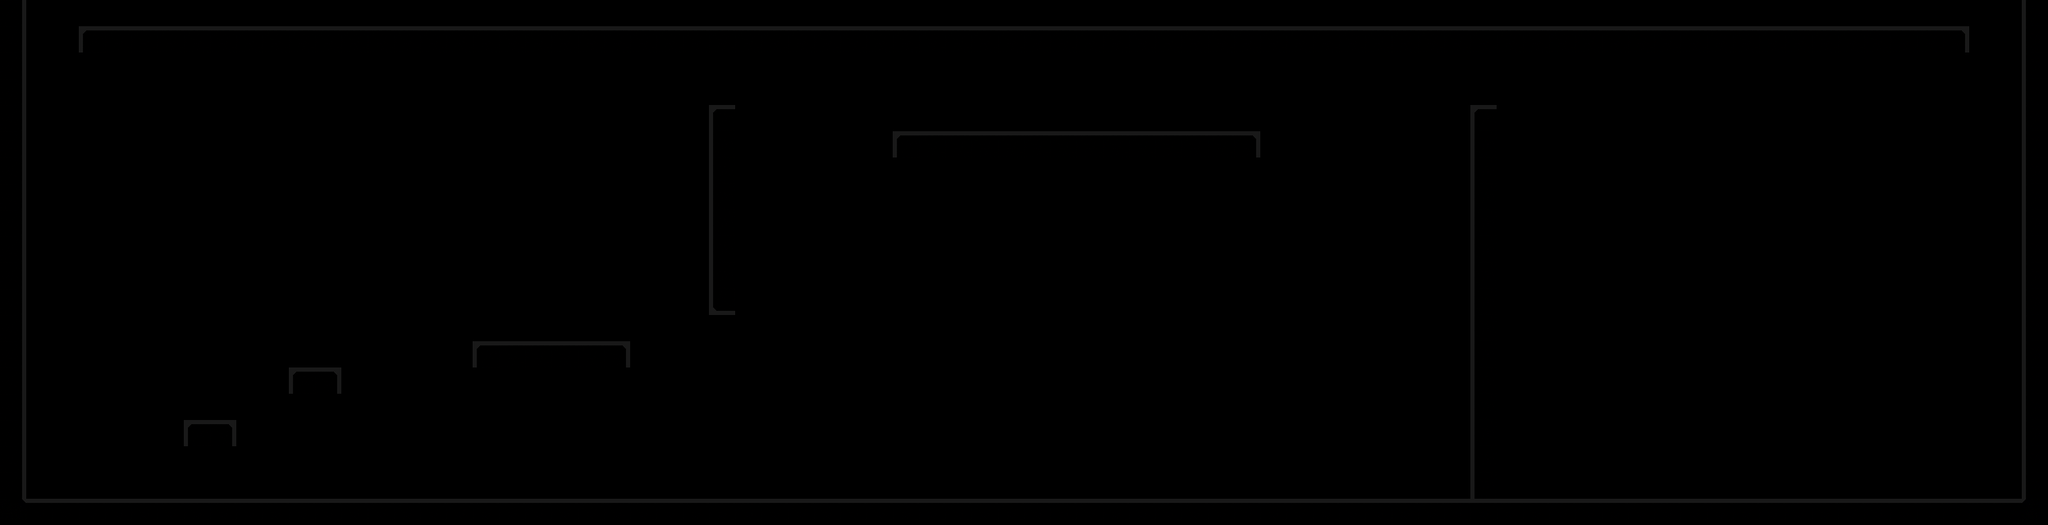

A 2D game scene composited from a Tiled map and its tileset images. What follows is a short description and the map's XML, with each tile layer's data collapsed to a summary:
An orthogonal 78x20 tile map with 32x32 px tiles, 1 tile layer (visual) and 28 objects.

<map version="1.0" orientation="orthogonal" renderorder="right-down" width="78" height="20" tilewidth="32" tileheight="32" nextobjectid="370">
 <tileset firstgid="1" name="Sliced" tilewidth="32" tileheight="32" tilecount="5">
  <image source="sliced_blocks.png" width="160" height="32" />
 </tileset>
 <layer name="visual" width="78" height="20">
  <data>[1560 cells, 235 non-empty, 3 distinct tile ids]</data>
 </layer>
 <objectgroup name="floors">
  <object id="330" x="32" y="608" width="2432" height="32" />
  <object id="331" x="128" y="32" width="2240" height="32" />
  <object id="332" x="608" y="416" width="128" height="32" />
  <object id="333" x="1120" y="160" width="384" height="32" />
 </objectgroup>
 <objectgroup name="walls">
  <object id="337" x="0" y="32" width="32" height="608" />
  <object id="338" x="864" y="160" width="32" height="224" />
  <object id="339" x="1792" y="160" width="32" height="448" />
  <object id="340" x="2464" y="32" width="32" height="608" />
 </objectgroup>
 <objectgroup name="edges">
  <object id="341" x="224" y="512" width="64" height="32" />
  <object id="342" x="352" y="448" width="64" height="32" />
  <object id="343" x="576" y="416" width="32" height="32" />
  <object id="344" x="736" y="416" width="32" height="32" />
  <object id="351" x="864" y="128" width="32" height="32" />
  <object id="352" x="1088" y="160" width="32" height="32" />
  <object id="353" x="1504" y="160" width="32" height="32" />
  <object id="354" x="1792" y="128" width="32" height="32" />
  <object id="355" x="2368" y="32" width="32" height="32" />
  <object id="356" x="2464" y="0" width="32" height="32" />
  <object id="357" x="96" y="32" width="32" height="32" />
  <object id="358" x="0" y="0" width="32" height="32" />
 </objectgroup>
 <objectgroup name="crystals">
  <object id="362" x="880.667" y="108.667">
   <ellipse />
  </object>
  <object id="363" x="1205.33" y="114.667">
   <ellipse />
  </object>
  <object id="364" x="1446.67" y="117.333">
   <ellipse />
  </object>
  <object id="365" x="1820" y="97.3333">
   <ellipse />
  </object>
  <object id="366" x="2180" y="-1.33333">
   <ellipse />
  </object>
  <object id="367" x="681.333" y="393.333">
   <ellipse />
  </object>
  <object id="368" x="252" y="478.667">
   <ellipse />
  </object>
  <object id="369" x="381.333" y="425.333">
   <ellipse />
  </object>
 </objectgroup>
</map>
